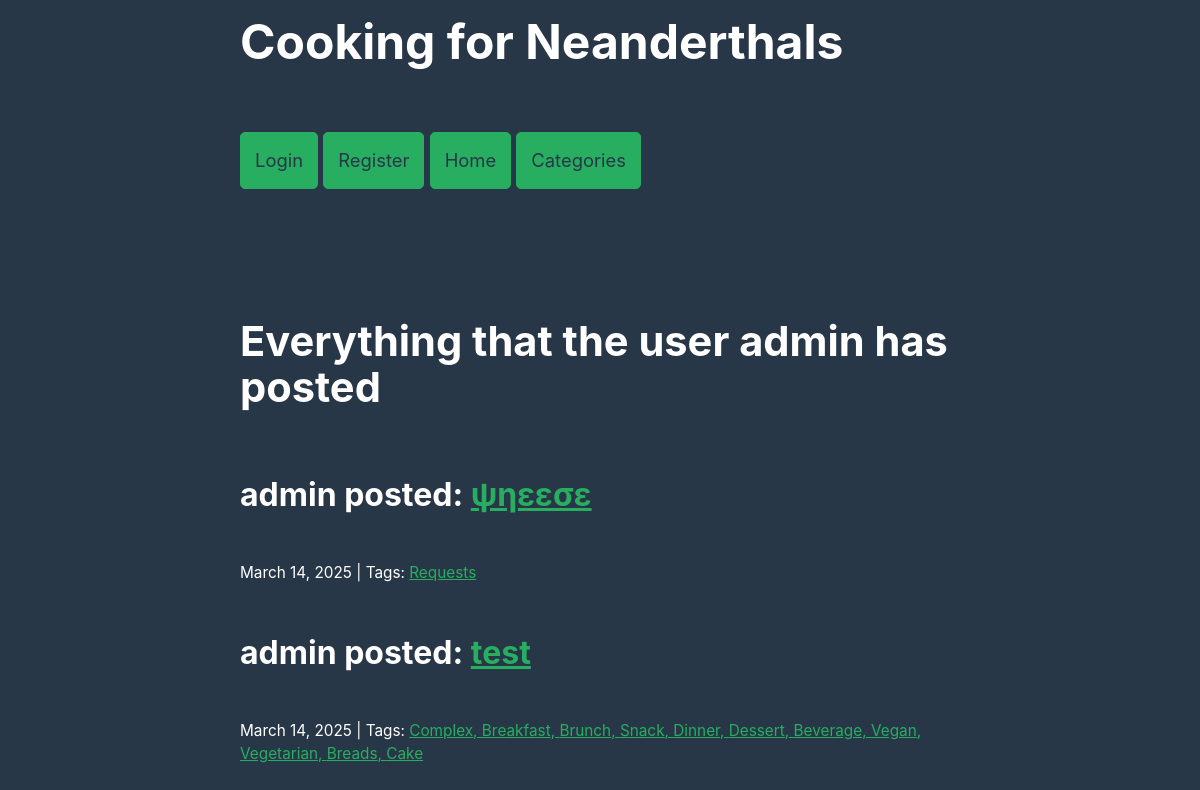
/profile/admin, run on the app's committed database.
### blog/models.py (models this page shows, shortened)
class Post(models.Model):
    author = models.CharField(max_length=100, default='admin')
    title = models.CharField(max_length=255)
    body = models.TextField()
    created_on = models.DateTimeField(auto_now_add=True)
    last_modified = models.DateTimeField(auto_now=True)
    categories = models.ManyToManyField("Category", related_name="posts")
    image = models.ImageField(upload_to='media/', blank=True, null=True)

class Category(models.Model):
    name = models.CharField(max_length=60)
    class Meta:
        verbose_name_plural = "categories"

### blog/views.py (the view)
# urls.py: path('profile/<user>', views.profile, name='profile'),
def profile(request, user):
    posts = Post.objects.all().order_by("-created_on")
    username = user
    context = {
        "posts": posts,
        "profile": username,
    }
    return render(request, "blog/profile.html", context)

### blog/templates/blog/profile.html (shortened to what this page needs)
{% extends "base.html" %}
{% load static %}
{% block page_title %}
    <h2>Everything that the user {{ profile }} has posted</h2>
{% endblock page_title %}
{% block page_content %}
    {% block posts %}
        {% for post in posts %}
            {% if post.author == profile %}
                <h3>{{ post.author }} posted: <a href="{% url 'blog_detail' post.pk %}">{{ post.title }}</a> </h3>
                <small>
                    {{ post.created_on.date }} | Tags:
                    {% for category in post.categories.all %}
                        <a href="{% url 'blog_category' category.name %}">
                            {{ category.name }}{% if not forloop.last %}, {% endif %}
                        </a>
                    {% endfor %}
                </small>
            {% endif %}
        {% endfor %}
    {% endblock posts %}
{% endblock page_content %}

### static/style.css (style rules this page uses)
body > * { grid-column: 2; }
h2 { font-size: 2.6rem; }
h3 { font-size: 2rem; text-decoration: none; }
p, h1, h2, h3, h4, h5, h6 { overflow-wrap: break-word; margin: 1rem 0; }
h1, h2, h3 { line-height: 1.1; }
a, a:visited { color: var(--accent); }

### data on the page
Post: author "admin", title "ψηεεσε", created_on "March 14, 2025"
Category: name "Requests"
Post: author "admin", title "test", created_on "March 14, 2025"
Category: name "Complex"
Category: name "Breakfast"
Category: name "Brunch"
Category: name "Snack"
Category: name "Dinner"
Category: name "Dessert"
Category: name "Beverage"
Category: name "Vegan"
Category: name "Vegetarian"
Category: name "Breads"
Category: name "Cake"

### other printed values
{{ profile }} "admin"
